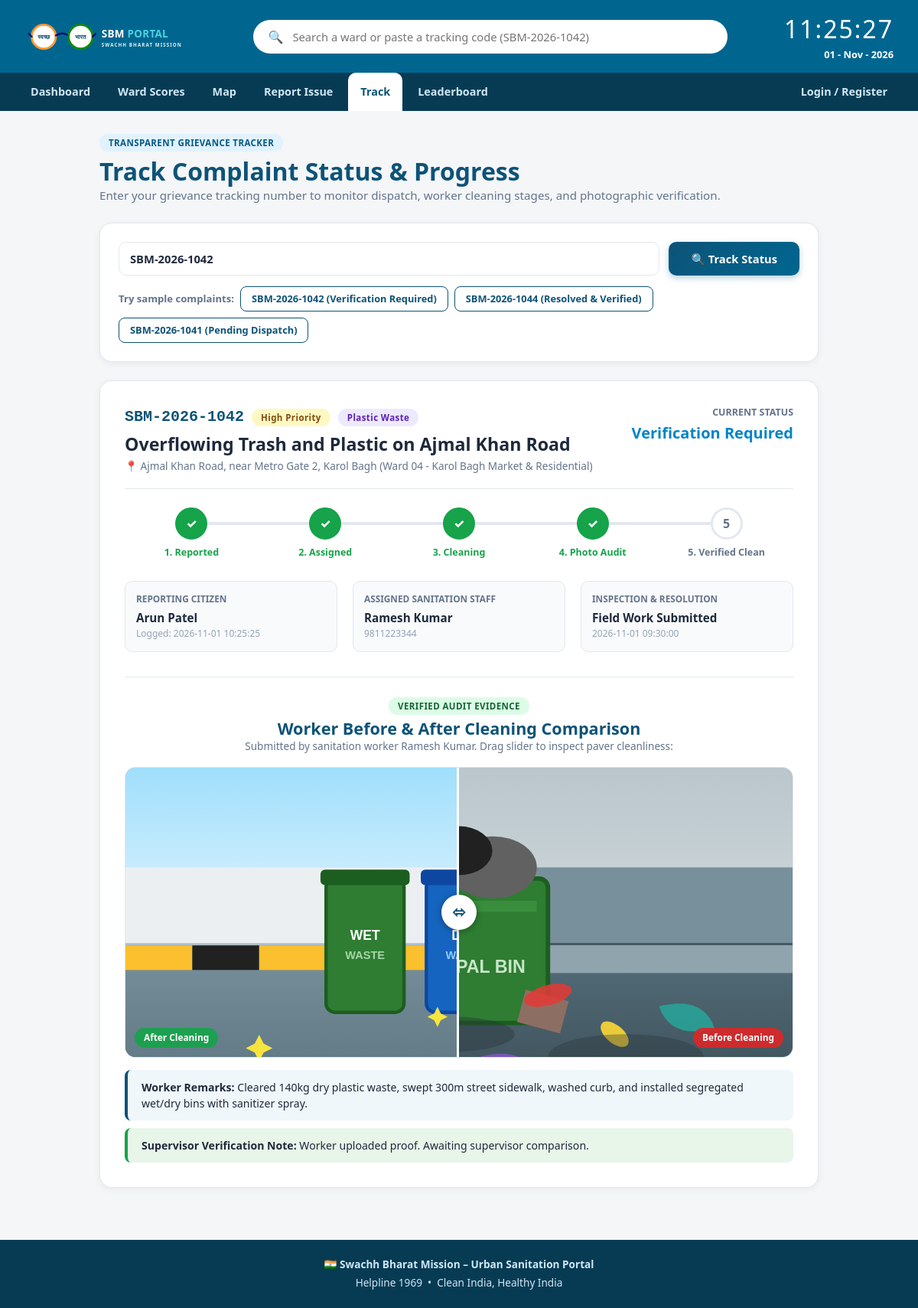
/track.php?code=SBM-2026-1042, run on the app's committed database.
### tables this page shows
CREATE TABLE `complaints` (
  `id` INT AUTO_INCREMENT PRIMARY KEY,
  `tracking_code` VARCHAR(50) NOT NULL UNIQUE,
  `user_id` INT NOT NULL,
  `area_id` INT NOT NULL,
  `title` VARCHAR(255) NOT NULL,
  `category` VARCHAR(100) NOT NULL,
  `description` TEXT NOT NULL,
  `location_address` VARCHAR(255) NOT NULL,
  `latitude` DECIMAL(10, 6) DEFAULT NULL,
  `longitude` DECIMAL(10, 6) DEFAULT NULL,
  `citizen_photo` VARCHAR(255) DEFAULT NULL,
  `priority` ENUM('Low', 'Medium', 'High', 'Urgent') DEFAULT 'Medium',
  `status` ENUM('Pending', 'Assigned', 'In Progress', 'Verification Required', 'Resolved', 'Rejected') DEFAULT 'Pending',
  `assigned_worker_id` INT DEFAULT NULL,
  `worker_before_photo` VARCHAR(255) DEFAULT NULL,
  `worker_after_photo` VARCHAR(255) DEFAULT NULL,
  `worker_remarks` TEXT DEFAULT NULL,
  `worker_completed_at` DATETIME DEFAULT NULL,
  `admin_notes` TEXT DEFAULT NULL,
  `points_awarded` INT DEFAULT 0,
  `created_at` TIMESTAMP DEFAULT CURRENT_TIMESTAMP,
  `updated_at` TIMESTAMP DEFAULT CURRENT_TIMESTAMP ON UPDATE CURRENT_TIMESTAMP,
  FOREIGN KEY (`user_id`) REFERENCES `users`(`id`) ON DELETE CASCADE,
  FOREIGN KEY (`area_id`) REFERENCES `areas`(`id`) ON DELETE CASCADE,
  FOREIGN KEY (`assigned_worker_id`) REFERENCES `users`(`id`) ON DELETE SET NULL
);

CREATE TABLE `areas` (
  `id` INT AUTO_INCREMENT PRIMARY KEY,
  `name` VARCHAR(200) NOT NULL,
  `ward_number` VARCHAR(50) NOT NULL,
  `zone` VARCHAR(100) NOT NULL,
  `city` VARCHAR(100) DEFAULT 'New Delhi',
  `latitude` DECIMAL(10, 6) NOT NULL,
  `longitude` DECIMAL(10, 6) NOT NULL,
  `cleanliness_score` INT DEFAULT 75,
  `status` ENUM('Clean', 'Moderate', 'Not Clean') DEFAULT 'Clean',
  `last_inspection_date` DATE DEFAULT NULL,
  `inspection_rating` INT DEFAULT 80,
  `total_bins` INT DEFAULT 20,
  `bins_functional` INT DEFAULT 18,
  `population_density` VARCHAR(50) DEFAULT 'Medium',
  `in_charge_officer` VARCHAR(150) DEFAULT NULL,
  `created_at` TIMESTAMP DEFAULT CURRENT_TIMESTAMP
);

CREATE TABLE `users` (
  `id` INT AUTO_INCREMENT PRIMARY KEY,
  `name` VARCHAR(150) NOT NULL,
  `email` VARCHAR(150) NOT NULL UNIQUE,
  `password` VARCHAR(255) NOT NULL,
  `role` ENUM('citizen', 'worker', 'admin') NOT NULL DEFAULT 'citizen',
  `phone` VARCHAR(20) DEFAULT NULL,
  `ward_id` INT DEFAULT NULL,
  `points` INT DEFAULT 0,
  `badge` VARCHAR(100) DEFAULT 'Swachhta Mitra',
  `avatar` VARCHAR(255) DEFAULT '/assets/images/avatar_citizen1.svg',
  `created_at` TIMESTAMP DEFAULT CURRENT_TIMESTAMP
);

### includes/functions.php (called while the page is built, shortened)
<?php
function base_url(): string {
    $root = rtrim(str_replace('\\', '/', $_SERVER['DOCUMENT_ROOT'] ?? ''), '/');
    $proj = str_replace('\\', '/', dirname(__DIR__));
    return ($root !== '' && strpos($proj, $root) === 0) ? substr($proj, strlen($root)) : '';
}
function url(string $path = ''): string {
    return base_url() . $path;
}

### track.php (the view, shortened to what this page needs)
<?php
require_once __DIR__ . '/includes/header.php';
$code = trim($_GET['code'] ?? '');
$complaint = null;
if (!empty($code)) {
    $db = get_db();
    $stmt = $db->prepare("
        SELECT c.*, a.name as area_name, a.ward_number,
               u.name as citizen_name, u.phone as citizen_phone,
               w.name as worker_name, w.phone as worker_phone
        FROM complaints c
        JOIN areas a ON c.area_id = a.id
        JOIN users u ON c.user_id = u.id
        LEFT JOIN users w ON c.assigned_worker_id = w.id
        WHERE c.tracking_code = ?
    ");
    $stmt->execute([strtoupper($code)]);
    $complaint = $stmt->fetch();
}
?>
<div class="sbm-container" style="max-width: 980px;">
  <div style="margin-bottom: 24px;">
    <span class="badge badge-info">TRANSPARENT GRIEVANCE TRACKER</span>
    <h1 style="font-size: 2rem; font-weight: 800; color: #0d5377; margin-top: 6px;">
      Track Complaint Status & Progress
    </h1>
    <p style="color: #64748b; font-size: 0.95rem;">
      Enter your grievance tracking number to monitor dispatch, worker cleaning stages, and photographic verification.
    </p>
  </div>
  <div class="sbm-card" style="padding: 24px;">
    <form action="<?php echo url('/track.php'); ?>" method="GET" style="display: flex; gap: 12px; flex-wrap: wrap;">
      <input type="text" name="code" value="<?php echo htmlspecialchars($code); ?>" placeholder="Enter Tracking Code e.g. SBM-2026-1042" class="form-control" style="flex: 1; min-width: 260px; font-weight: 700; text-transform: uppercase;">
      <button type="submit" class="btn btn-primary" style="padding: 10px 28px;">
        🔍 Track Status
      </button>
    </form>
    <div style="margin-top: 14px; display: flex; align-items: center; gap: 8px; flex-wrap: wrap; font-size: 0.82rem;">
      <span style="color: #64748b; font-weight: 600;">Try sample complaints:</span>
      <a href="<?php echo url('/track.php?code=SBM-2026-1042'); ?>" class="btn btn-sm btn-outline">
        SBM-2026-1042 (Verification Required)
      </a>
      <a href="<?php echo url('/track.php?code=SBM-2026-1044'); ?>" class="btn btn-sm btn-outline">
        SBM-2026-1044 (Resolved & Verified)
      </a>
      <a href="<?php echo url('/track.php?code=SBM-2026-1041'); ?>" class="btn btn-sm btn-outline">
        SBM-2026-1041 (Pending Dispatch)
      </a>
    </div>
  </div>
  <?php if ($complaint): ?>
  <div class="sbm-card" style="padding: 32px;">
    <div style="display: flex; align-items: flex-start; justify-content: space-between; flex-wrap: wrap; gap: 16px; margin-bottom: 24px; padding-bottom: 18px; border-bottom: 1px solid #e2e8f0;">
      <div>
        <div style="display: flex; align-items: center; gap: 10px; margin-bottom: 6px;">
          <span style="font-family: var(--font-mono); font-size: 1.25rem; font-weight: 800; color: #0d5377;">
            <?php echo htmlspecialchars($complaint['tracking_code']); ?>
          </span>
          <span class="badge <?php echo ($complaint['priority'] === 'Urgent') ? 'badge-urgent' : (($complaint['priority'] === 'High') ? 'badge-moderate' : 'badge-info'); ?>">
            <?php echo htmlspecialchars($complaint['priority']); ?> Priority
          </span>
          <span class="badge badge-purple"><?php echo htmlspecialchars($complaint['category']); ?></span>
        </div>
        <h2 style="font-size: 1.45rem; font-weight: 800; color: #1e293b;"><?php echo htmlspecialchars($complaint['title']); ?></h2>
        <div style="font-size: 0.85rem; color: #64748b; margin-top: 4px;">
          📍 <?php echo htmlspecialchars($complaint['location_address']); ?> (<?php echo htmlspecialchars($complaint['ward_number'] . ' - ' . $complaint['area_name']); ?>)
        </div>
      </div>
      <div style="text-align: right;">
        <div style="font-size: 0.78rem; color: #64748b; text-transform: uppercase; font-weight: 700;">Current Status</div>
        <div style="font-size: 1.25rem; font-weight: 900; margin-top: 2px; color: <?php echo ($complaint['status'] === 'Resolved') ? '#16a34a' : (($complaint['status'] === 'Verification Required') ? '#0284c7' : (($complaint['status'] === 'In Progress') ? '#f59e0b' : '#64748b')); ?>;">
          <?php echo htmlspecialchars($complaint['status']); ?>
        </div>
      </div>
    </div>
    <?php $s = $complaint['status']; ?>
    <div class="sbm-timeline">
      <div class="sbm-timeline-step completed">
        <div class="sbm-timeline-dot">✓</div>
        <div class="sbm-timeline-label">1. Reported</div>
      </div>
      <div class="sbm-timeline-step <?php echo in_array($s, ['Assigned', 'In Progress', 'Verification Required', 'Resolved']) ? 'completed' : 'pending'; ?>">
        <div class="sbm-timeline-dot"><?php echo in_array($s, ['Assigned', 'In Progress', 'Verification Required', 'Resolved']) ? '✓' : '2'; ?></div>
        <div class="sbm-timeline-label">2. Assigned</div>
      </div>
      <div class="sbm-timeline-step <?php echo in_array($s, ['In Progress', 'Verification Required', 'Resolved']) ? 'completed' : (($s === 'Assigned') ? 'active' : 'pending'); ?>">
        <div class="sbm-timeline-dot"><?php echo in_array($s, ['In Progress', 'Verification Required', 'Resolved']) ? '✓' : '3'; ?></div>
        <div class="sbm-timeline-label">3. Cleaning</div>
      </div>
      <div class="sbm-timeline-step <?php echo in_array($s, ['Verification Required', 'Resolved']) ? 'completed' : (($s === 'In Progress') ? 'active' : 'pending'); ?>">
        <div class="sbm-timeline-dot"><?php echo in_array($s, ['Verification Required', 'Resolved']) ? '✓' : '4'; ?></div>
        <div class="sbm-timeline-label">4. Photo Audit</div>
      </div>
      <div class="sbm-timeline-step <?php echo ($s === 'Resolved') ? 'completed' : 'pending'; ?>">
        <div class="sbm-timeline-dot"><?php echo ($s === 'Resolved') ? '✓' : '5'; ?></div>
        <div class="sbm-timeline-label">5. Verified Clean</div>
      </div>
    </div>
    <div class="sbm-grid-3" style="margin: 28px 0;">
      <div style="background: #f8fafc; border-radius: 10px; padding: 14px; border: 1px solid #e2e8f0;">
        <div style="font-size: 0.74rem; font-weight: 700; color: #64748b; text-transform: uppercase;">Reporting Citizen</div>
        <div style="font-size: 0.95rem; font-weight: 800; color: #1e293b; margin-top: 4px;"><?php echo htmlspecialchars($complaint['citizen_name']); ?></div>
        <div style="font-size: 0.75rem; color: #94a3b8;">Logged: <?php echo htmlspecialchars($complaint['created_at']); ?></div>
      </div>
      <div style="background: #f8fafc; border-radius: 10px; padding: 14px; border: 1px solid #e2e8f0;">
        <div style="font-size: 0.74rem; font-weight: 700; color: #64748b; text-transform: uppercase;">Assigned Sanitation Staff</div>
        <div style="font-size: 0.95rem; font-weight: 800; color: #1e293b; margin-top: 4px;">
          <?php echo htmlspecialchars($complaint['worker_name'] ?? 'Pending Staff Assignment'); ?>
        </div>
        <div style="font-size: 0.75rem; color: #94a3b8;"><?php echo htmlspecialchars($complaint['worker_phone'] ?? 'Municipal Deployment Desk'); ?></div>
      </div>
      <div style="background: #f8fafc; border-radius: 10px; padding: 14px; border: 1px solid #e2e8f0;">
        <div style="font-size: 0.74rem; font-weight: 700; color: #64748b; text-transform: uppercase;">Inspection & Resolution</div>
        <div style="font-size: 0.95rem; font-weight: 800; color: #1e293b; margin-top: 4px;">
          <?php echo ($s === 'Resolved') ? 'Cleanliness Audit Passed' : (($s === 'Verification Required') ? 'Field Work Submitted' : 'In Process'); ?>
        </div>
        <div style="font-size: 0.75rem; color: #94a3b8;"><?php echo htmlspecialchars($complaint['worker_completed_at'] ?? 'Awaiting Completion'); ?></div>
      </div>
    </div>
    <?php if (!empty($complaint['worker_before_photo']) && !empty($complaint['worker_after_photo'])): ?>
    <div style="margin-top: 32px; padding-top: 24px; border-top: 1px solid #e2e8f0;">
      <div style="text-align: center; margin-bottom: 16px;">
        <span class="badge badge-clean">VERIFIED AUDIT EVIDENCE</span>
        <h3 style="font-size: 1.35rem; font-weight: 800; color: #0d5377; margin-top: 4px;">
          Worker Before & After Cleaning Comparison
        </h3>
        <p style="font-size: 0.85rem; color: #64748b;">
          Submitted by sanitation worker <?php echo htmlspecialchars($complaint['worker_name'] ?? 'Worker'); ?>. Drag slider to inspect paver cleanliness:
        </p>
      </div>
      <div class="sbm-comparator-container" id="track-comparator">
        <span class="sbm-comparator-label sbm-label-before">Before Cleaning</span>
        <div class="sbm-comparator-after" style="width: 50%;">
          <img src="<?php echo url($complaint['worker_after_photo']); ?>" alt="After" class="sbm-comparator-img" style="width: 680px; max-width: 680px;">
          <span class="sbm-comparator-label sbm-label-after">After Cleaning</span>
        </div>
        <div class="sbm-comparator-handle" style="left: 50%;">⬄</div>
      </div>
      <?php if (!empty($complaint['worker_remarks'])): ?>
      <div style="background: #f0f7fa; border-radius: 8px; padding: 12px 18px; margin-top: 16px; border-left: 4px solid #0d5377; font-size: 0.88rem;">
        <strong>Worker Remarks:</strong> <?php echo htmlspecialchars($complaint['worker_remarks']); ?>
      </div>
      <?php endif; ?>
      <?php if (!empty($complaint['admin_notes'])): ?>
      <div style="background: #e8f5e9; border-radius: 8px; padding: 12px 18px; margin-top: 10px; border-left: 4px solid #16a34a; font-size: 0.88rem;">
        <strong>Supervisor Verification Note:</strong> <?php echo htmlspecialchars($complaint['admin_notes']); ?>
      </div>
      <?php endif; ?>
    </div>
    <?php endif; ?>
  </div>
  <?php endif; ?>
</div>
<?php
require_once __DIR__ . '/includes/footer.php';
?>

### data on the page
complaints: tracking_code "SBM-2026-1042", priority "High", category "Plastic Waste", title "Overflowing Trash and Plastic on Ajmal Khan Road", location_address "Ajmal Khan Road, near Metro Gate 2, Karol Bagh", area.name "Ward 04 - Karol Bagh Market & Residential", status "Verification Required", user.name "Arun Patel", created_at "2026-11-01 10:25:25", assigned_worker.name "Ramesh Kumar", assigned_worker.phone "9811223344", worker_completed_at "2026-11-01 09:30:00", worker_after_photo (picture), worker_remarks "Cleared 140kg dry plastic waste, swept 300m street sidewalk, washed curb, and installed segregated wet/dry bins with sanitizer spray.", admin_notes "Worker uploaded proof. Awaiting supervisor comparison."

### other printed values
$label "Dashboard"
$label "Ward Scores"
$label "Map"
$label "Report Issue"
$label "Track"
$label "Leaderboard"
